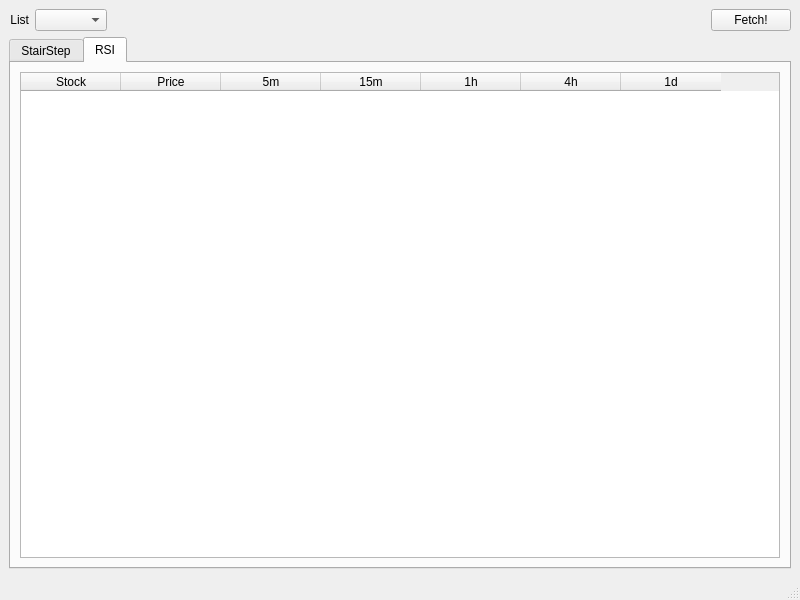
<?xml version="1.0" encoding="UTF-8"?>
<ui version="4.0">
 <class>MainWindow</class>
 <widget class="QMainWindow" name="MainWindow">
  <property name="geometry">
   <rect>
    <x>0</x>
    <y>0</y>
    <width>800</width>
    <height>600</height>
   </rect>
  </property>
  <property name="windowTitle">
   <string>Momentum</string>
  </property>
  <widget class="QWidget" name="centralwidget">
   <layout class="QGridLayout" name="gridLayout">
    <item row="2" column="0">
     <widget class="QTabWidget" name="tabWidget">
      <property name="currentIndex">
       <number>1</number>
      </property>
      <widget class="QWidget" name="tab_3">
       <attribute name="title">
        <string>StairStep</string>
       </attribute>
       <layout class="QGridLayout" name="gridLayout_3">
        <item row="0" column="0">
         <widget class="QTableWidget" name="step_table">
          <column>
           <property name="text">
            <string>Stock</string>
           </property>
          </column>
          <column>
           <property name="text">
            <string>Price</string>
           </property>
          </column>
          <column>
           <property name="text">
            <string>5m</string>
           </property>
          </column>
          <column>
           <property name="text">
            <string>15m</string>
           </property>
          </column>
          <column>
           <property name="text">
            <string>1h</string>
           </property>
          </column>
          <column>
           <property name="text">
            <string>4h</string>
           </property>
          </column>
          <column>
           <property name="text">
            <string>1d</string>
           </property>
          </column>
          <column>
           <property name="text">
            <string>5m</string>
           </property>
          </column>
          <column>
           <property name="text">
            <string>15m</string>
           </property>
          </column>
          <column>
           <property name="text">
            <string>1h</string>
           </property>
          </column>
          <column>
           <property name="text">
            <string>4h</string>
           </property>
          </column>
          <column>
           <property name="text">
            <string>1d</string>
           </property>
          </column>
         </widget>
        </item>
       </layout>
      </widget>
      <widget class="QWidget" name="tab_4">
       <attribute name="title">
        <string>RSI</string>
       </attribute>
       <layout class="QGridLayout" name="gridLayout_2">
        <item row="0" column="0">
         <widget class="QTableWidget" name="rsi_table">
          <column>
           <property name="text">
            <string>Stock</string>
           </property>
          </column>
          <column>
           <property name="text">
            <string>Price</string>
           </property>
          </column>
          <column>
           <property name="text">
            <string>5m</string>
           </property>
          </column>
          <column>
           <property name="text">
            <string>15m</string>
           </property>
          </column>
          <column>
           <property name="text">
            <string>1h</string>
           </property>
          </column>
          <column>
           <property name="text">
            <string>4h</string>
           </property>
          </column>
          <column>
           <property name="text">
            <string>1d</string>
           </property>
          </column>
         </widget>
        </item>
       </layout>
      </widget>
     </widget>
    </item>
    <item row="1" column="0">
     <layout class="QHBoxLayout" name="horizontalLayout_2">
      <item>
       <widget class="QLabel" name="label_2">
        <property name="text">
         <string>List</string>
        </property>
        <property name="alignment">
         <set>Qt::AlignRight|Qt::AlignTrailing|Qt::AlignVCenter</set>
        </property>
       </widget>
      </item>
      <item>
       <widget class="QComboBox" name="list_selector"/>
      </item>
      <item>
       <spacer name="horizontalSpacer">
        <property name="orientation">
         <enum>Qt::Horizontal</enum>
        </property>
        <property name="sizeHint" stdset="0">
         <size>
          <width>40</width>
          <height>20</height>
         </size>
        </property>
       </spacer>
      </item>
      <item>
       <widget class="QPushButton" name="fetch_button">
        <property name="text">
         <string>Fetch!</string>
        </property>
       </widget>
      </item>
     </layout>
    </item>
   </layout>
  </widget>
  <widget class="QStatusBar" name="statusBar"/>
 </widget>
 <resources/>
 <connections/>
</ui>
